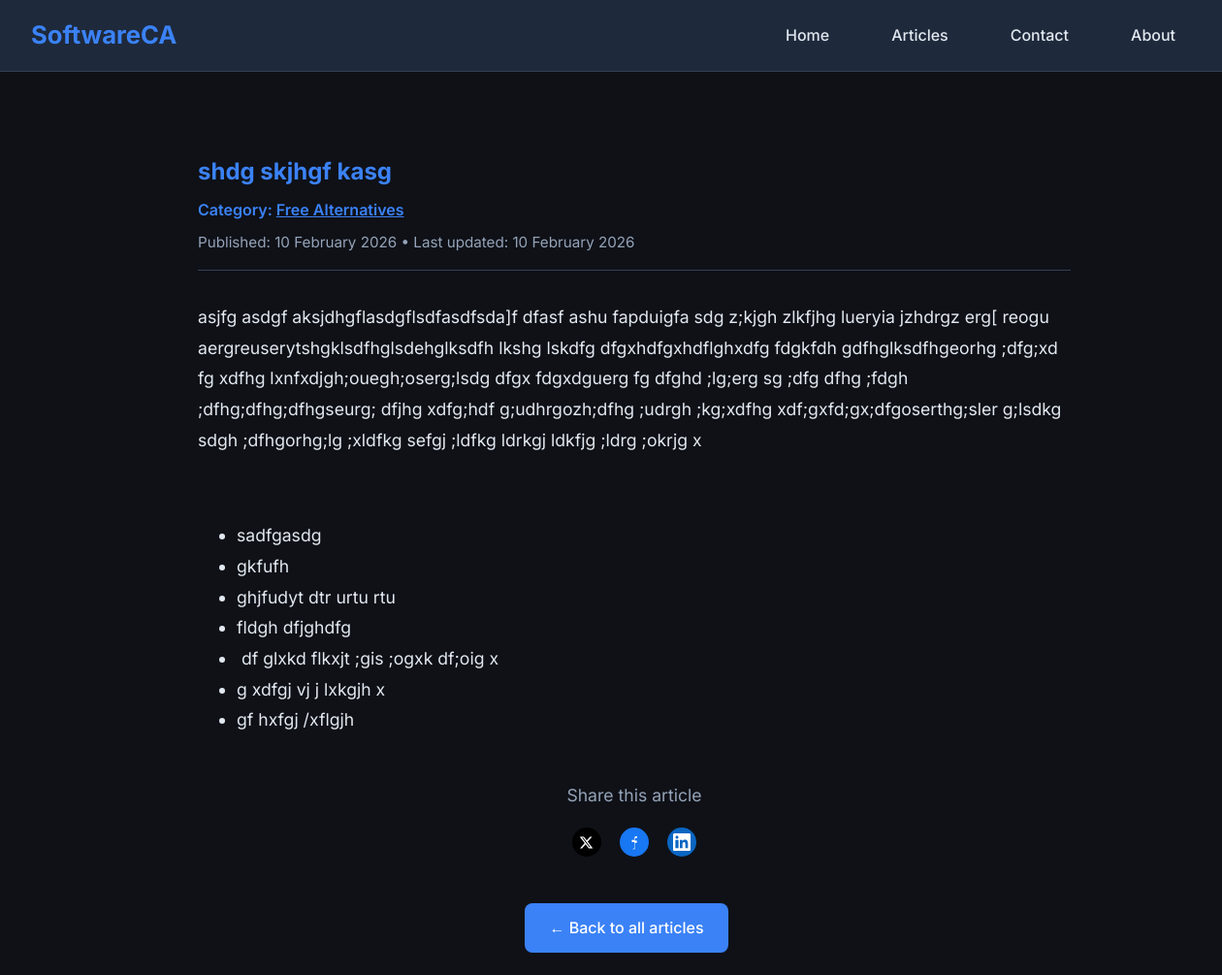
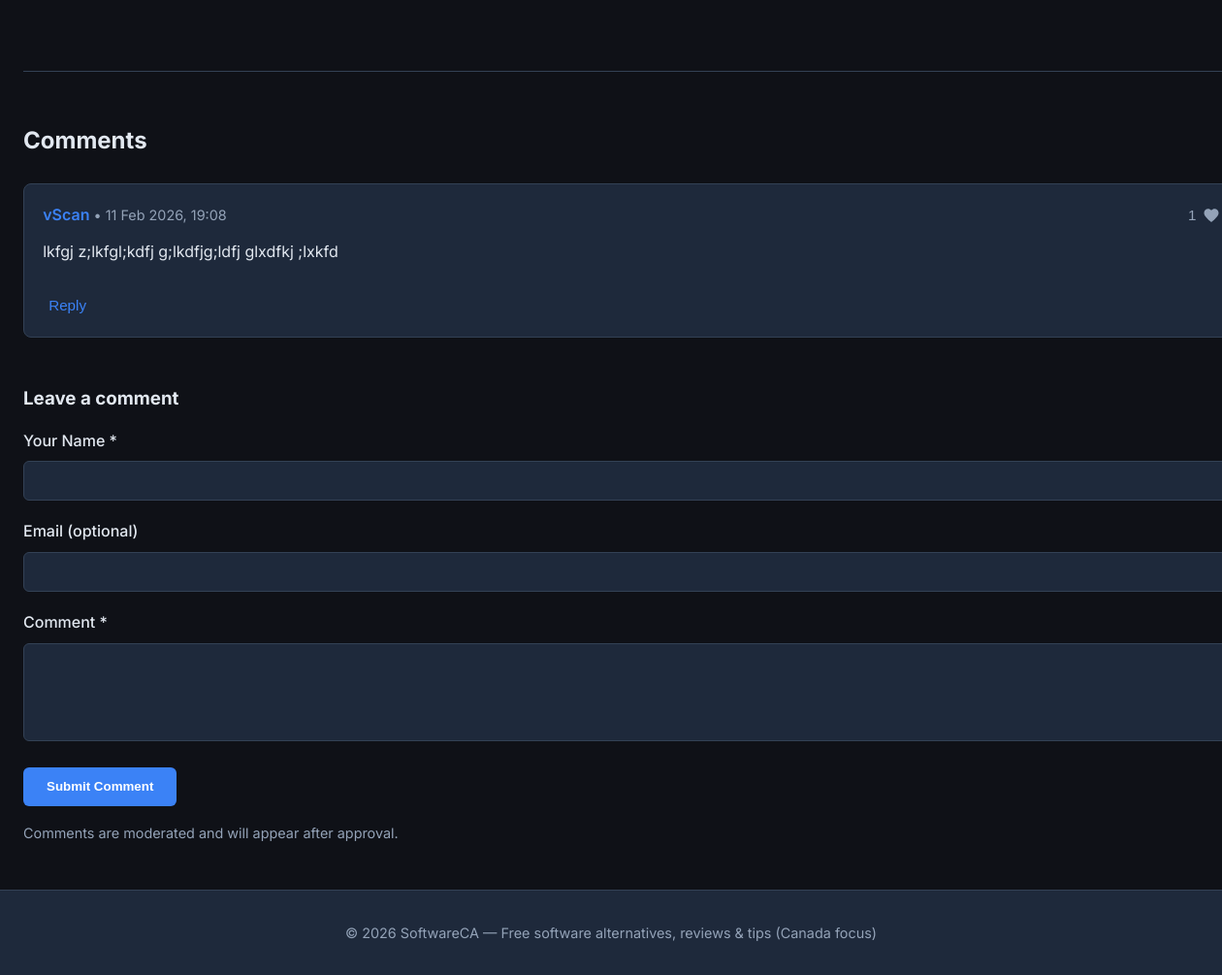
Screenshot of /article/shdg-skjhgf-kasg/ with the database file from the repository (2 pictures, top to bottom).
### content/models.py (models this page shows, shortened)
class Article(models.Model):
    title = models.CharField(max_length=200)
    slug = models.SlugField(max_length=200, unique=True, blank=True)
    content = RichTextField()
    pub_date = models.DateTimeField(default=timezone.now)
    updated_at = models.DateTimeField(auto_now=True)
    is_published = models.BooleanField(default=True)
    category = models.ForeignKey(
        Category,
        on_delete=models.SET_NULL,
        null=True,
        blank=True,
        related_name='articles'
    )
    class Meta:
        ordering = ['-pub_date']  # newest first

class Category(models.Model):
    name = models.CharField(max_length=100, unique=True)
    slug = models.SlugField(max_length=100, unique=True, blank=True)
    description = models.TextField(blank=True)
    class Meta:
        verbose_name_plural = "categories"
        ordering = ['name']

class Comment(models.Model):
    article = models.ForeignKey(
        Article,
        on_delete=models.CASCADE,
        related_name='comments'
    )
    name = models.CharField(max_length=100)
    email = models.EmailField(blank=True)  # optional
    text = models.TextField()
    created_at = models.DateTimeField(auto_now_add=True)
    is_approved = models.BooleanField(default=False)  # you approve in admin
    class Meta:
        ordering = ['created_at']
    @property
    def approved_replies(self):
        return self.replies.filter(is_approved=True)

### content/views.py (the view, shortened to what this page needs)
# urls.py: path('article/<slug:slug>/', article_detail, name='article_detail'),
def article_detail(request, slug):
    article = get_object_or_404(Article, slug=slug, is_published=True)
    approved_comments = article.comments.filter(is_approved=True).order_by('created_at')
    context = {
        'article': article,
        'comments': approved_comments,
        'from_category': request.GET.get('from_category', ''),
        'from_search': request.GET.get('from_search', ''),
    }
    return render(request, 'article_detail.html', context)

### templates/article_detail.html (shortened to what this page needs)
{% extends 'base.html' %}
{% block content %}
    <article style="max-width: 900px; margin: 0 auto; padding: 2rem 1rem;">
        <h1 style="margin-bottom: 0.5rem; color: var(--accent);">{{ article.title }}</h1>
        {% if article.category %}
            <p style="margin: 0.5rem 0; color: var(--accent); font-weight: 600;">
                Category: <a href="{% url 'category_detail' slug=article.category.slug %}" style="color: var(--accent); text-decoration: underline;">{{ article.category.name }}</a>
            </p>
        {% endif %}
        <div class="meta" style="color: #94a3b8; font-size: 0.95rem; margin-bottom: 2rem; border-bottom: 1px solid var(--border); padding-bottom: 1rem;">
            Published: {{ article.pub_date|date:"d F Y" }} • Last updated: {{ article.updated_at|date:"d F Y" }}
        </div>
        <div class="content" style="font-size: 1.1rem; line-height: 1.8;">
            {{ article.content|safe }}
        </div>
        <div style="margin: 3rem 0; text-align: center;">
            <p style="font-size: 1.1rem; color: #94a3b8; margin-bottom: 1.2rem;">Share this article</p>
            <div style="display: flex; justify-content: center; gap: 1.2rem; flex-wrap: wrap;">
                <a href="https://twitter.com/intent/tweet?text={{ article.title|urlencode }}&url={{ request.build_absolute_uri|urlencode }}"
                   target="_blank" rel="noopener noreferrer" title="Share on X"
                   style="display: inline-flex; align-items: center; justify-content: center; width: 30px; height: 30px; background: #000; color: white; border-radius: 50%; transition: transform 0.2s;">
                    <svg width="15" height="15" viewBox="0 0 24 24" fill="currentColor">
                        <path d="M18.244 2.25h3.308l-7.227 8.26 8.502 11.24H16.17l-5.214-6.817L4.99 21.75H1.68l7.73-8.835L1.254 2.25H8.08l4.713 6.231zm-1.161 17.52h1.833L7.084 4.126H5.117z"/>
                    </svg>
                </a>
                <a href="https://www.facebook.com/sharer/sharer.php?u={{ request.build_absolute_uri|urlencode }}&quote={{ article.title|urlencode }}"
                   target="_blank" rel="noopener noreferrer" title="Share on Facebook"
                   style="display: inline-flex; align-items: center; justify-content: center; width: 30px; height: 30px; background: #1877f2; color: white; border-radius: 50%; transition: transform 0.2s;">
                    <svg width="18" height="18" viewBox="0 0 24 24" fill="currentColor">
                        <path d="M9.197 21.5h3.606v-8.4h2.603l.39-3.02h-2.993V8.05c0-.872.244-1.466 1.492-1.466h1.595V3.9c-.276-.037-.77-.05-1.378-.05-1.365 0-2.3.833-2.3 2.363v2.757h-3.606v3.02h3.606v8.4z"/>
                    </svg>
                </a>
                <a href="https://www.linkedin.com/sharing/share-offsite/?url={{ request.build_absolute_uri|urlencode }}"
                   target="_blank" rel="noopener noreferrer" title="Share on LinkedIn"
                   style="display: inline-flex; align-items: center; justify-content: center; width: 30px; height: 30px; background: #0a66c2; color: white; border-radius: 50%; transition: transform 0.2s;">
                </a>
            </div>
        </div>
                        <div style="text-align: center; margin-top: 3rem;">
                            <a href="{% url 'articles_list' %}" class="back" style="margin-right: 1rem;">
                                ← Back to all articles
                            </a>
                        </div>
                    </article>
        <div style="margin-top: 4rem; border-top: 1px solid var(--border); padding-top: 2rem;">
            <h2 style="margin-bottom: 1.5rem; color: var(--text);">Comments</h2>
            {% if comments %}
                {% for comment in comments %}
                    <div style="background: var(--card); padding: 1.2rem; border-radius: 8px; margin-bottom: 1.5rem; border: 1px solid var(--border);">
                        <div style="display: flex; justify-content: space-between; align-items: center; margin-bottom: 0.8rem;">
                            <p style="margin: 0; font-weight: 600; color: var(--accent);">
                                {{ comment.name }}
                                <span style="color: #94a3b8; font-size: 0.9rem; font-weight: normal;">
                                    • {{ comment.created_at|date:"d M Y, H:i" }}
                                </span>
                            </p>
                            <button class="like-btn" data-comment-id="{{ comment.id }}" style="
                                background: none;
                                border: none;
                                color: #94a3b8;
                                cursor: pointer;
                                display: flex;
                                align-items: center;
                                gap: 0.4rem;
                                font-size: 0.95rem;
                            ">
                                <span class="like-count">{{ comment.likes.count }}</span>
                                <svg width="18" height="18" viewBox="0 0 24 24" fill="currentColor">
                                    <path d="M12 21.35l-1.45-1.32C5.4 15.36 2 12.28 2 8.5 2 5.42 4.42 3 7.5 3c1.74 0 3.41.81 4.5 2.09C13.09 3.81 14.76 3 16.5 3 19.58 3 22 5.42 22 8.5c0 3.78-3.4 6.86-8.55 11.54L12 21.35z"/>
                                </svg>
                            </button>
                        </div>
                        <p style="margin: 0 0 1rem; white-space: pre-wrap;">{{ comment.text }}</p>
                        <button class="reply-toggle" data-comment-id="{{ comment.id }}" style="
                            background: none;
                            border: none;
                            color: var(--accent);
                            cursor: pointer;
                            margin-top: 1rem;
                            font-size: 0.95rem;
                        ">
                            Reply
                        </button>
                    </div>
                {% endfor %}
            {% else %}
                <p style="color: #94a3b8; text-align: center;">No comments yet — be the first!</p>
            {% endif %}
            <div style="margin-top: 3rem;">
                <h3 style="margin-bottom: 1rem;">Leave a comment</h3>
                <form method="post" style="display: flex; flex-direction: column; gap: 1.2rem;">
                    <div>
                        <label for="name" style="display: block; margin-bottom: 0.5rem; font-weight: 500;">Your Name *</label>
                        <input type="text" id="name" name="name" required
                               style="width: 100%; padding: 0.75rem; border: 1px solid var(--border); border-radius: 6px; background: var(--card); color: var(--text);">
                    </div>
                    <div>
                        <label for="email" style="display: block; margin-bottom: 0.5rem; font-weight: 500;">Email (optional)</label>
                        <input type="email" id="email" name="email"
                               style="width: 100%; padding: 0.75rem; border: 1px solid var(--border); border-radius: 6px; background: var(--card); color: var(--text);">
                    </div>
                    <div>
                        <label for="text" style="display: block; margin-bottom: 0.5rem; font-weight: 500;">Comment *</label>
                        <textarea id="text" name="text" rows="5" required
                                  style="width: 100%; padding: 0.75rem; border: 1px solid var(--border); border-radius: 6px; background: var(--card); color: var(--text); resize: vertical;"></textarea>
                    </div>
                    <button type="submit" style="
                        background: var(--accent);
                        color: white;
                        padding: 0.8rem 1.5rem;
                        border: none;
                        border-radius: 6px;
                        font-weight: 600;
                        cursor: pointer;
                        align-self: flex-start;
                    ">
                        Submit Comment
                    </button>
                </form>
                <p style="margin-top: 1rem; font-size: 0.9rem; color: #94a3b8;">
                    Comments are moderated and will appear after approval.
                </p>
            </div>
        </div>
{% endblock %}

### templates/base.html (style rules this page uses)
:root { --bg: #0f1117; --text: #e2e8f0; --accent: #3b82f6; --card: #1e293b; --border: #334155; }
body { margin: 0; font-family: 'Inter', system-ui, sans-serif; background: var(--bg); color: var(--text); line-height: 1.6; min-height: 100vh; display: flex; flex-direction: column; }
.back { display: inline-block; padding: 0.8rem 1.6rem; background: var(--accent); color: white; text-decoration: none; border-radius: 8px; font-weight: 500; transition: background 0.2s; }

### rows the page displays
Article: title "shdg skjhgf kasg", category.name "Free Alternatives", pub_date "10 February 2026", updated_at "10 February 2026", content "asjfg asdgf aksjdhgflasdgflsdfasdfsda]f dfasf ashu fapduigfa sdg z;kjgh zlkfjhg lueryia jzhdrgz erg[ reogu aergreuserytshgklsdfhglsdehglksdfh lkshg lskdfg dfgxhdfgxhdflghxdfg fdgkfdh gdfhglksdfhgeorhg ;dfg;xd fg xdfhg lxnfxdjgh;ouegh;oserg;lsdg dfgx fdgxdguerg fg dfghd ;lg;erg sg ;dfg dfhg ;fdgh ;dfhg;dfhg;dfhgseurg; dfjhg xdfg;hdf g;udhrgozh;dfhg ;udrgh ;kg;xdfhg xdf;gxfd;gx;dfgoserthg;sler g;lsdkg sdgh ;dfhgorhg;lg ;xldfkg sefgj ;ldfkg ldrkgj ldkfjg ;ldrg ;okrjg x sadfgasdg gkfufh ghjfudyt dtr urtu rtu fldgh dfjghdfg df glxkd flkxjt ;gis ;ogxk df;oig x g xdfgj vj j lxkgjh x gf hxfgj /xflgjh"
Comment: name "vScan", created_at "11 Feb 2026, 19:08", likes.count "1", text "lkfgj z;lkfgl;kdfj g;lkdfjg;ldfj glxdfkj ;lxkfd"
